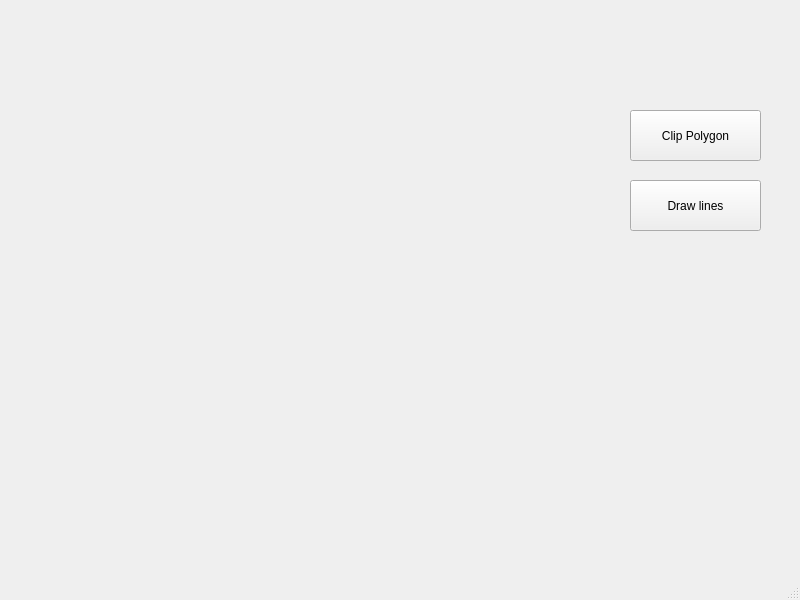
<?xml version="1.0" encoding="UTF-8"?>
<ui version="4.0">
 <class>MainWindow</class>
 <widget class="QMainWindow" name="MainWindow">
  <property name="geometry">
   <rect>
    <x>0</x>
    <y>0</y>
    <width>800</width>
    <height>600</height>
   </rect>
  </property>
  <property name="windowTitle">
   <string>MainWindow</string>
  </property>
  <widget class="QWidget" name="centralwidget">
   <widget class="QLabel" name="label">
    <property name="geometry">
     <rect>
      <x>0</x>
      <y>0</y>
      <width>500</width>
      <height>500</height>
     </rect>
    </property>
    <property name="text">
     <string/>
    </property>
   </widget>
   <widget class="QPushButton" name="pushButton">
    <property name="geometry">
     <rect>
      <x>630</x>
      <y>110</y>
      <width>131</width>
      <height>51</height>
     </rect>
    </property>
    <property name="text">
     <string>Clip Polygon</string>
    </property>
   </widget>
   <widget class="QPushButton" name="pushButton_2">
    <property name="geometry">
     <rect>
      <x>630</x>
      <y>180</y>
      <width>131</width>
      <height>51</height>
     </rect>
    </property>
    <property name="text">
     <string>Draw lines</string>
    </property>
   </widget>
  </widget>
  <widget class="QMenuBar" name="menubar">
   <property name="geometry">
    <rect>
     <x>0</x>
     <y>0</y>
     <width>800</width>
     <height>25</height>
    </rect>
   </property>
  </widget>
  <widget class="QStatusBar" name="statusbar"/>
 </widget>
 <resources/>
 <connections/>
</ui>
